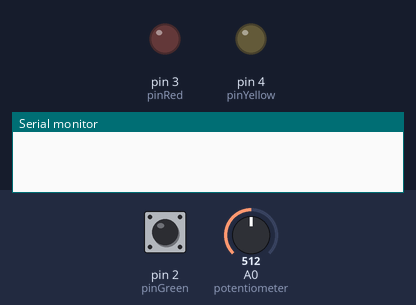
Bench run of a sketch on a simulated Arduino Uno, built with avr-gcc and run on an emulated ATmega328P. Shown: output pins drawn as LEDs (lit = HIGH), the last lines printed to the serial monitor. The test bench sets the inputs (shaded band); at power-on: pin 2 (pinGreen) LOW, A0 (potentiometer) = 512. Random numbers use the default seed unless the sketch sets one.

Above: at 0.1 s.
1.3 s: pin 2 (pinGreen) pulsed HIGH 2 times (0.12 s each, 0.3 s apart)
At 4.08 s:
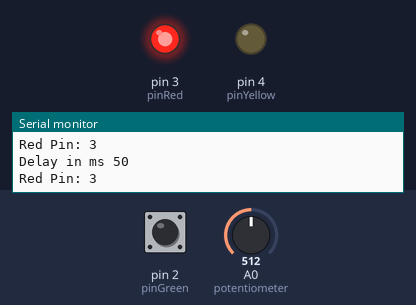
4.3 s: pin 2 (pinGreen) pulled LOW for 0.4 s
At 4.3 s:
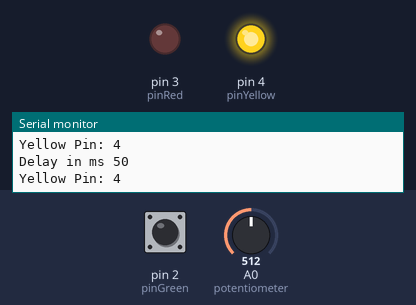
6.2 s: pin 2 (pinGreen) pulled LOW for 3.2 s
Timing chart, 0 to 10.9 s (numbered marks = the images above; inputs shaded):
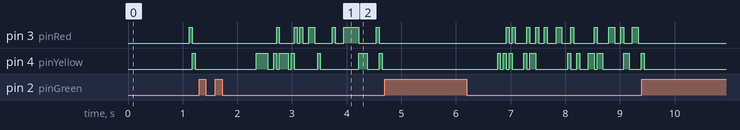

The sketch:

MillionLongArray.ino
```cpp
#include <CapacitiveSensor.h>
/*
*   What would happen if i make an array with one million elements and
*   fill it with chars or maybe integers and do something with the numbers,
*   will arduino run the code.
*
*   Update there is not enough dynamic memory but i can hard code it
*   if i use chars or booleans.
*
*   It could have maybe worked if there was a bit type.
*/

// intit array
// 1000 long is close to max size for dynamic memory on the arduino
unsigned char arr[1000];

// output pins;
int pinGreen = 2;
int pinRed = 3;
int pinYellow = 4;

int potentiometer = A0;
int sensorValue = 0;
int loopDelay = 10;

//Capacity sensor and minimum threshold
CapacitiveSensor capSensor = CapacitiveSensor(7,2);
int threshold = 1000;

void setup()
{


    // fills the array
    char c;
    for(int i = 0; i < 1000; i++){
        c = (rand() % 3 + 2);
        arr[i] = c;

    }

    // init pins
    pinMode(pinGreen,OUTPUT);
    pinMode(pinRed,OUTPUT);
    pinMode(pinYellow,OUTPUT);
    // init console
    Serial.begin(9600);
}

void loop()
{
    //Loop through the array and light a led acording to pin

    for(char c : arr){
        //Read cap sensor value
        long capSensorValue = capSensor.capacitiveSensor(30);

        //turn of leds and poll wait until capsensor notis
        while (capSensorValue < threshold)
        {
            digitalWrite(pinGreen,LOW);
            digitalWrite(pinRed,LOW);
            digitalWrite(pinYellow,LOW);

            delay(1000);

            capSensorValue = capSensor.capacitiveSensor(30);
        }


        //Read potentiometer for new daly
        sensorValue = analogRead(potentiometer);

        //Sets new delay but something is wrong here
        if(potentiometer > 50){
            loopDelay = sensorValue;
        }else{
            loopDelay = 50;
        }


        // Maybe i should add a delay here
        delay(loopDelay);

        //Prints loop delay in ms
        Serial.println("Delay in ms "+ String(loopDelay));

        if(c == pinGreen){
            //Ligth LEDs
            digitalWrite(pinGreen,HIGH);
            digitalWrite(pinRed,LOW);
            digitalWrite(pinYellow,LOW);

            Serial.println("Green Pin: "+ String(pinGreen));
        }else if(c == pinRed){
            digitalWrite(pinGreen,LOW);
            digitalWrite(pinRed,HIGH);
            digitalWrite(pinYellow,LOW);

            Serial.println("Red Pin: "+ String(pinRed));
        }else{
            digitalWrite(pinGreen,LOW);
            digitalWrite(pinRed,LOW);
            digitalWrite(pinYellow,HIGH);

            Serial.println("Yellow Pin: "+ String(pinYellow));
        }
    }
}
```
